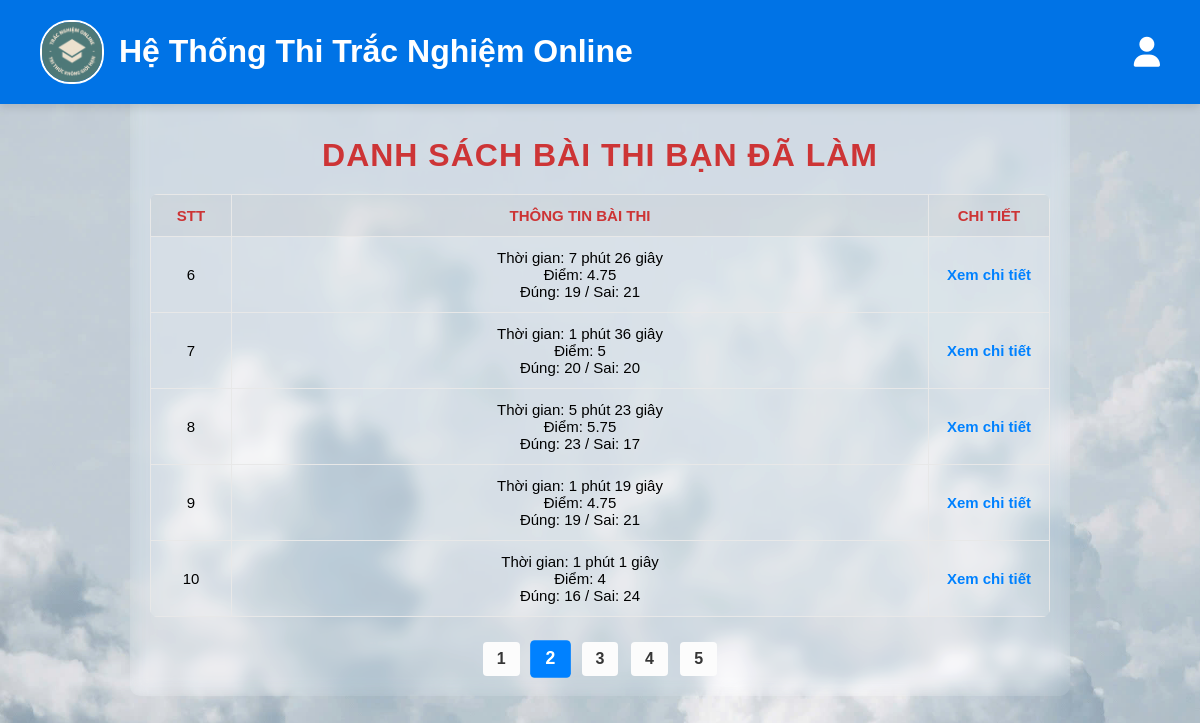
/index.php?page=reviewList&page_num=2 (signed in), run on the app's committed database.
### tables this page shows
CREATE TABLE `ket_qua_thi` (
  `id_ng_dung` varchar(255) NOT NULL,
  `id_bai_thi` varchar(255) NOT NULL,
  `so_cau_dung` int(2) NOT NULL,
  `so_cau_sai` int(2) NOT NULL,
  `so_diem` double NOT NULL,
  `thoi_gian_thi` int(11) NOT NULL
);

### controllers/review_handler.php (called while the page is built, shortened)
<?php
function list_tests() {
    $user_id = $_SESSION['user_id'] ?? null;
    require_once __DIR__ . '/../core/Database.php';
    $stmt = mysqli_prepare($conn, "
        SELECT id_bai_thi, so_cau_dung, so_cau_sai, so_diem, thoi_gian_thi
        FROM ket_qua_thi
        WHERE id_ng_dung = ?
        ORDER BY id_bai_thi DESC
    ");
    mysqli_stmt_bind_param($stmt, "s", $user_id);
    mysqli_stmt_execute($stmt);
    $result = mysqli_stmt_get_result($stmt);
    $tests = mysqli_fetch_all($result, MYSQLI_ASSOC);
    include __DIR__ . '/../views/review_list.php';
}

### index.php (called while the page is built)
<?php
require_once 'router.php';?>

### views/review_list.php (the view, shortened to what this page needs)
<?php
    require __DIR__ . '/widget/headerList.php';
?>
<?php
$page = isset($_GET['page_num']) ? $_GET['page_num'] : 1;
$limit = 5;
$from = ($page - 1) * $limit;
$so_bai = count($tests);
$so_trang = ceil($so_bai / $limit);
?>
<!DOCTYPE html>
<html lang="vi">
<head>
    <link rel="stylesheet" href="style/css/review.css">
    <link rel="stylesheet" href="style/css/headerDetail.css">
    <link rel="stylesheet" href="https://cdnjs.cloudflare.com/ajax/libs/font-awesome/6.4.0/css/all.min.css">
</head>
<body>
    <div class="div container">
    <h2>Danh sách bài thi bạn đã làm</h2>
    <table>
        <thead>
            <tr>
                <th>STT</th>
                <th>Thông tin bài thi</th>
                <th>Chi tiết</th>
            </tr>
        </thead>
        <tbody>
            <?php
                foreach (array_slice($tests, $from, $limit) as $index => $test):
            ?>
                <tr>
                    <td><?= $from + $index + 1 ?></td>
                    <td>
                        Thời gian: <?= floor($test['thoi_gian_thi'] / 60) ?> phút <?= $test['thoi_gian_thi'] % 60 ?> giây<br>
                        Điểm: <?= $test['so_diem'] ?><br>
                        Đúng: <?= $test['so_cau_dung'] ?> / Sai: <?= $test['so_cau_sai'] ?>
                    </td>
                    <td>
                        <a href="?page=reviewDetail&test_id=<?= $test['id_bai_thi'] ?>">Xem chi tiết</a>
                    </td>
                </tr>
            <?php endforeach; ?>
        </tbody>
    </table>
    <div class="pagination">
        <?php for ($i = 1; $i <= $so_trang; $i++): ?>
            <a href="?page=reviewList&page_num=<?= $i ?>" class="<?= ($i == $page) ? 'active' : '' ?>"><?= $i ?></a>
        <?php endfor; ?>
    </div>
    </div>
</body>
</html>

### style/css/review.css (style rules this page uses)
body { font-family: Arial, sans-serif; background: linear-gradient(135deg, #81353589, #eaeaea); background-image: url("../img/anhnen.jpg"); background-repeat: no-repeat; background-size: cover; display: flex; flex-direction: column; align-items: center; justify-content: flex-start; min-height: 100vh; margin: 0; padding: 30px 10px; color: #333; text-align: center; }
h2 { color: #c21313d6; font-size: 2em; margin-bottom: 20px; text-transform: uppercase; letter-spacing: 1px; font-weight: bold; }
.div.container { filter: brightness(1.05); padding: 20px; width: 100%; max-width: 900px; background: rgba(255, 255, 255, 0.05); backdrop-filter: blur(8px); border-radius: 10px; }
table { width: 100%; max-width: 100%; table-layout: fixed; border-collapse: collapse; margin-top: 20px; background: rgba(255, 255, 255, 0.1); backdrop-filter: blur(8px); color: #000; border-radius: 8px; overflow: hidden; }
th, td { border: 1px solid #ddd; padding: 12px 10px; text-align: center; font-size: 15px; white-space: nowrap; overflow: hidden; text-overflow: ellipsis; }
table th:nth-child(1), table td:nth-child(1) { width: 60px; }
table td:nth-child(2) { white-space: nowrap; }
table th:nth-child(3), table td:nth-child(3) { width: 100px; }
th { background-color: rgba(0, 0, 0, 0.05); color: #c21313d6; font-weight: bold; text-transform: uppercase; }
a { color: #007bff; text-decoration: none; font-weight: 600; }
.pagination { text-align: center; margin-top: 25px; }
.pagination a { display: inline-block; margin: 0 4px; padding: 8px 14px; background-color: #f0f0f0; color: #333; text-decoration: none; border-radius: 4px; transition: background 0.2s ease-in-out, color 0.2s ease-in-out, transform 0.2s ease-in-out; }
.pagination a.active, .pagination a:hover { background-color: #007bff; color: #fff; font-weight: bold; }
.pagination a.active { background-color: #007bff; color: #fff; font-weight: bold; transform: scale(1.1); transition: transform 0.2s ease-in-out; }

### style/css/headerDetail.css (style rules this page uses)
body { padding-top: 90px; }

### data on the page
ket_qua_thi: index "6", floor($test['thoi_gian_thi']/60) "7", $test['thoi_gian_thi']%60 "26", so_diem "4.75", so_cau_dung "19", so_cau_sai "21"
ket_qua_thi: index "7", floor($test['thoi_gian_thi']/60) "1", $test['thoi_gian_thi']%60 "36", so_diem "5", so_cau_dung "20", so_cau_sai "20"
ket_qua_thi: index "8", floor($test['thoi_gian_thi']/60) "5", $test['thoi_gian_thi']%60 "23", so_diem "5.75", so_cau_dung "23", so_cau_sai "17"
ket_qua_thi: index "9", floor($test['thoi_gian_thi']/60) "1", $test['thoi_gian_thi']%60 "19", so_diem "4.75", so_cau_dung "19", so_cau_sai "21"
ket_qua_thi: index "10", floor($test['thoi_gian_thi']/60) "1", $test['thoi_gian_thi']%60 "1", so_diem "4", so_cau_dung "16", so_cau_sai "24"
